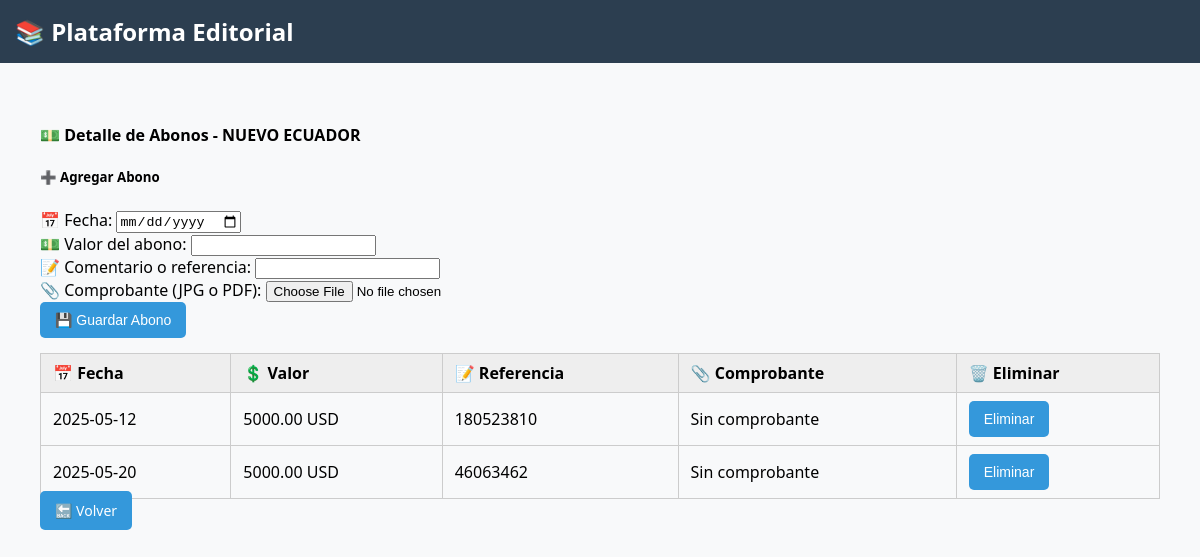
/cliente/4/abonos, run on the app's committed database.
### tables this page shows
CREATE TABLE clientes (
            id INTEGER PRIMARY KEY AUTOINCREMENT,
            nombre TEXT,
            foto TEXT
        );

CREATE TABLE abonos (
            id INTEGER PRIMARY KEY AUTOINCREMENT,
            cliente_id INTEGER,
            monto REAL,
            fecha TEXT,
            comentario TEXT, comprobante TEXT,
            FOREIGN KEY (cliente_id) REFERENCES clientes(id)
        );

### app.py (the view)
@app.route('/cliente/<int:cliente_id>/abonos')
def ver_abonos(cliente_id):
    cliente = obtener_cliente(cliente_id)
    abonos = obtener_abonos(cliente_id)
    return render_template('ver_abonos.html', cliente=cliente, abonos=abonos)

### app.py (called while the page is built)
def obtener_cliente(cliente_id):
    conn = sqlite3.connect(DATABASE)
    c = conn.cursor()
    c.execute("SELECT * FROM clientes WHERE id = ?", (cliente_id,))
    cliente = c.fetchone()
    conn.close()
    return cliente

def obtener_abonos(cliente_id):
    conn = sqlite3.connect(DATABASE)
    c = conn.cursor()
    c.execute("SELECT * FROM abonos WHERE cliente_id = ?", (cliente_id,))
    abonos = c.fetchall()
    conn.close()
    return abonos

### templates/ver_abonos.html
{% extends 'base.html' %}
{% block content %}
<div class="container mt-4">
    <h4>💵 Detalle de Abonos - {{ cliente[1] }}</h4>
    <form method="POST" action="{{ url_for('agregar_abono', cliente_id=cliente[0]) }}" enctype="multipart/form-data" class="mb-4 border p-3 rounded">
        <h5>➕ Agregar Abono</h5>
        <div class="mb-2">
            <label for="fecha">📅 Fecha:</label>
            <input type="date" name="fecha" class="form-control" required>
        </div>
        <div class="mb-2">
            <label for="valor">💵 Valor del abono:</label>
            <input type="number" name="valor" class="form-control" step="0.01" required>
        </div>
        <div class="mb-2">
            <label for="referencia">📝 Comentario o referencia:</label>
            <input type="text" name="referencia" class="form-control">
        </div>
        <div class="mb-2">
            <label for="comprobante">📎 Comprobante (JPG o PDF):</label>
            <input type="file" name="comprobante" class="form-control" accept=".jpg,.jpeg,.png,.pdf">
        </div>
        <button type="submit" class="btn btn-success">💾 Guardar Abono</button>
    </form>
    <table class="table table-bordered mt-3">
        <thead class="table-light">
            <tr>
                <th>📅 Fecha</th>
                <th>💲 Valor</th>
                <th>📝 Referencia</th>
                <th>📎 Comprobante</th>
                <th>🗑️ Eliminar</th>
            </tr>
        </thead>
        <tbody>
            {% for abono in abonos %}
            <tr>
                <td>{{ abono[3] }}</td>
                <td>{{ "%.2f"|format(abono[2]) }} USD</td>
                <td>{{ abono[4] }}</td>
                <td class="text-center">
                    {% if abono[5] %}
                        <a href="{{ url_for('static', filename='comprobantes/' ~ abono[5]) }}" target="_blank">Ver</a>
                        <form method="POST" action="{{ url_for('eliminar_comprobante', cliente_id=cliente[0], abono_id=abono[0]) }}" style="display:inline;" onsubmit="return confirm('¿Eliminar comprobante?')">
                            <button type="submit" class="btn btn-sm btn-outline-danger ms-2">🗑️</button>
                        </form>
                    {% else %}
                        <span class="text-muted">Sin comprobante</span>
                    {% endif %}
                </td>
                <td class="text-center">
                    <form method="POST" action="{{ url_for('eliminar_abono', cliente_id=cliente[0], abono_id=abono[0]) }}" onsubmit="return confirm('¿Eliminar este abono completamente?')">
                        <button type="submit" class="btn btn-sm btn-danger">Eliminar</button>
                    </form>
                </td>
            </tr>
            {% endfor %}
        </tbody>
    </table>
    <a href="{{ url_for('ver_cliente', cliente_id=cliente[0]) }}" class="btn btn-secondary">🔙 Volver</a>
</div>
{% endblock %}

### templates/base.html (style rules this page uses)
body { font-family: 'Segoe UI', sans-serif; margin: 0; background: #f8f9fa; }
.btn { background-color: #3498db; padding: 10px 15px; border: none; border-radius: 5px; color: white; text-decoration: none; font-size: 14px; cursor: pointer; }
.container { padding: 20px; }
.table { width: 100%; border-collapse: collapse; margin-top: 15px; }
.table th, .table td { border: 1px solid #ccc; padding: 8px 12px; }
.table th { background-color: #eee; text-align: left; }

### data on the page
clientes: nombre "NUEVO ECUADOR"
abonos: fecha "2025-05-12", monto "5000.00", comentario "180523810"
abonos: fecha "2025-05-20", monto "5000.00", comentario "46063462"
